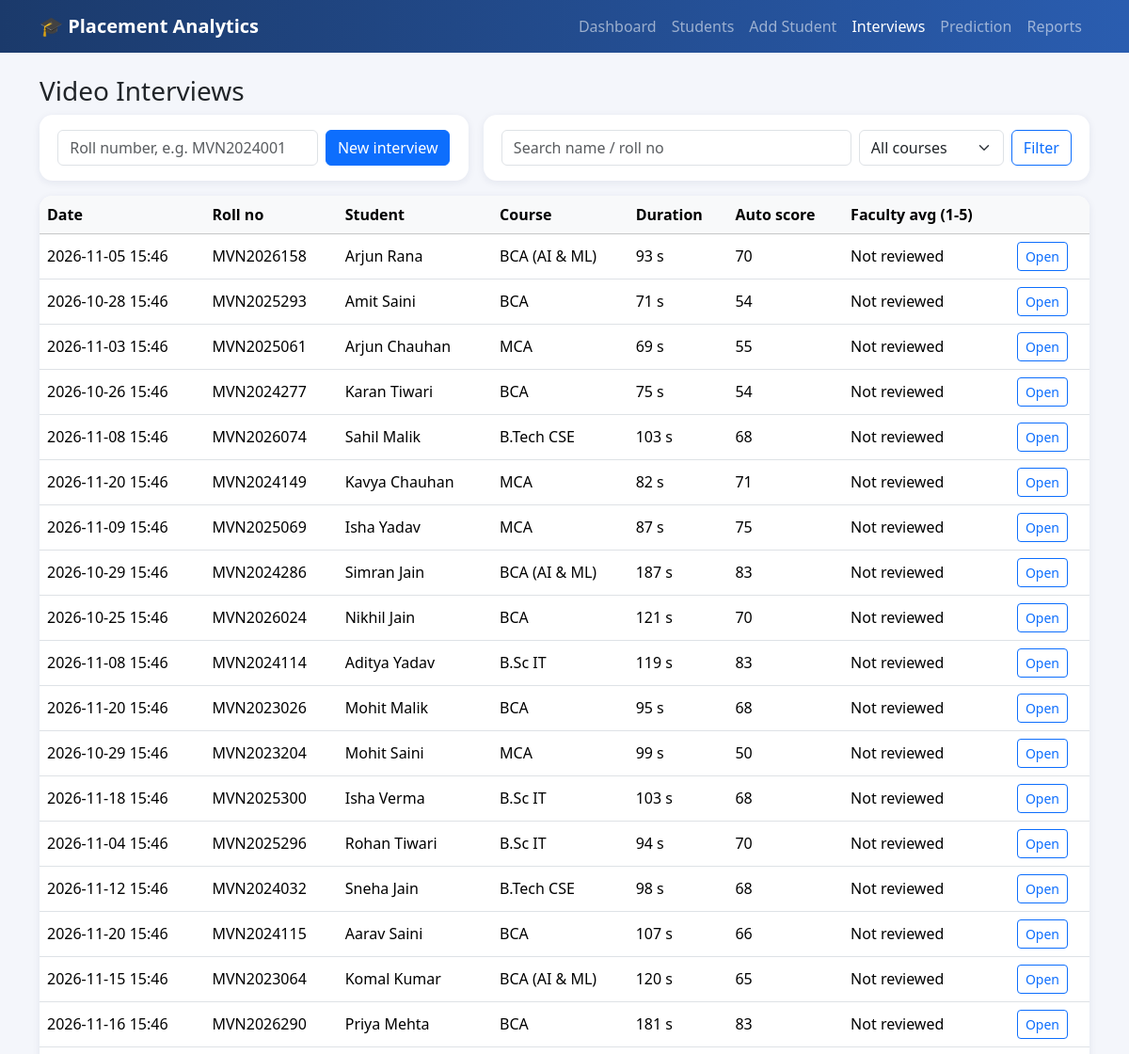
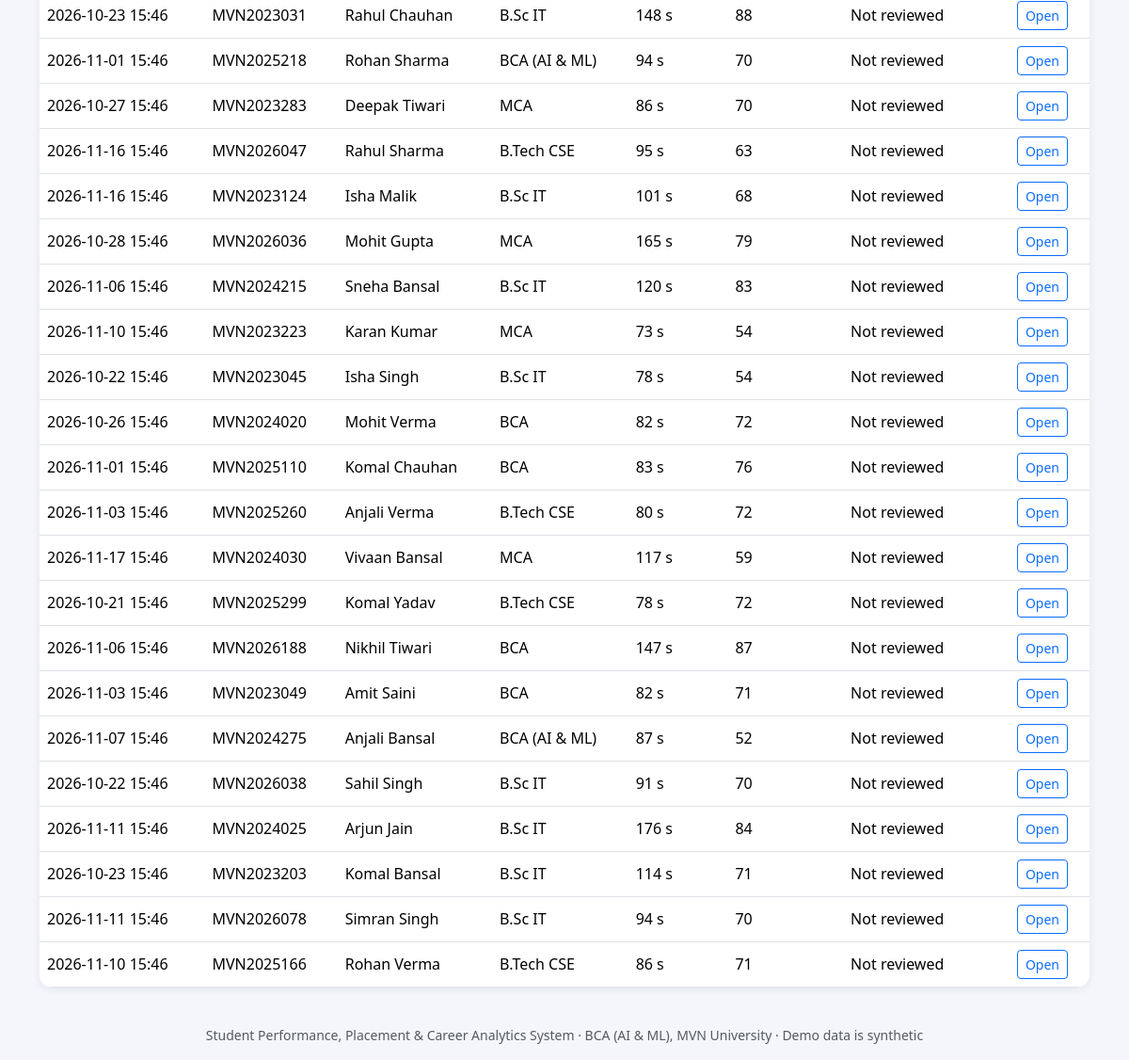
/interviews, run on the app's committed database (2 pictures, top to bottom).
### tables this page shows
CREATE TABLE interviews(
  id INTEGER PRIMARY KEY AUTOINCREMENT,
  student_id INTEGER NOT NULL REFERENCES students(id) ON DELETE CASCADE,
  created_at TEXT NOT NULL, video_file TEXT, duration_sec REAL DEFAULT 0, speech_used INTEGER DEFAULT 0,
  word_count INTEGER, wpm REAL, filler_count INTEGER,
  fluency_score REAL, pace_score REAL, content_score REAL, vocab_score REAL, technical_score REAL, auto_score REAL,
  insights TEXT,
  fac_comm INTEGER, fac_tech INTEGER, fac_conf INTEGER, fac_overall INTEGER, fac_comments TEXT);

CREATE TABLE students(
  id INTEGER PRIMARY KEY AUTOINCREMENT,
  roll_no TEXT UNIQUE NOT NULL, name TEXT NOT NULL, gender TEXT,
  course TEXT NOT NULL, batch INTEGER NOT NULL,
  tenth_pct REAL, twelfth_pct REAL, degree_pct REAL,
  attendance REAL, backlogs INTEGER DEFAULT 0, projects INTEGER DEFAULT 0);

### app.py (the view)
@app.route("/interviews")
def interviews():
    q = request.args.get("q", "").strip(); course = request.args.get("course", "")
    where, params = [], []
    if q:
        where.append("(s.name LIKE ? OR s.roll_no LIKE ?)"); params += [f"%{q}%"] * 2
    if course:
        where.append("s.course=?"); params.append(course)
    w = (" WHERE " + " AND ".join(where)) if where else ""
    conn = get_conn()
    rows = [dict(r) for r in conn.execute(
        "SELECT i.*, s.name, s.roll_no, s.course FROM interviews i JOIN students s ON s.id=i.student_id"
        f"{w} ORDER BY i.id DESC LIMIT 200", params)]
    for r in rows:
        f = [r["fac_comm"], r["fac_tech"], r["fac_conf"], r["fac_overall"]]
        r["fac_avg"] = round(sum(f) / 4, 1) if all(x is not None for x in f) else None
    courses, _ = filter_options(conn); conn.close()
    return render_template("interviews.html", rows=rows, courses=courses, q=q, course=course)

### app.py (called while the page is built)
def filter_options(conn):
    courses = [r[0] for r in conn.execute("SELECT DISTINCT course FROM students ORDER BY course")]
    batches = [r[0] for r in conn.execute("SELECT DISTINCT batch FROM students ORDER BY batch")]
    return courses, batches

### common.py (called while the page is built)
def get_conn():
    conn = sqlite3.connect(DB_PATH)
    conn.row_factory = sqlite3.Row
    conn.execute("PRAGMA foreign_keys=ON")
    return conn

### templates/interviews.html
{% extends "base.html" %}{% block title %}Interviews{% endblock %}
{% block content %}
<h3>Video Interviews</h3>
<div class="row g-3 mb-3">
 <div class="col-md-5"><form class="panel d-flex gap-2" action="{{ url_for('interview_start') }}" method="get">
  <input class="form-control" name="roll_no" placeholder="Roll number, e.g. MVN2024001" required><button class="btn btn-primary text-nowrap">New interview</button></form></div>
 <div class="col-md-7"><form class="panel d-flex gap-2" method="get">
  <input class="form-control" name="q" placeholder="Search name / roll no" value="{{ q }}">
  <select class="form-select w-auto" name="course"><option value="">All courses</option>{% for c in courses %}<option {{ 'selected' if c==course }}>{{ c }}</option>{% endfor %}</select>
  <button class="btn btn-outline-primary">Filter</button></form></div>
</div>
<div class="panel p-0 table-responsive"><table class="table table-hover align-middle mb-0">
 <thead class="table-light"><tr><th>Date</th><th>Roll no</th><th>Student</th><th>Course</th><th>Duration</th><th>Auto score</th><th>Faculty avg (1-5)</th><th></th></tr></thead><tbody>
 {% for r in rows %}<tr><td>{{ r.created_at }}</td><td>{{ r.roll_no }}</td><td>{{ r.name }}</td><td>{{ r.course }}</td><td>{{ r.duration_sec|round(0)|int }} s</td>
  <td>{{ r.auto_score|round(0)|int }}</td><td>{{ r.fac_avg if r.fac_avg is not none else 'Not reviewed' }}</td>
  <td><a class="btn btn-sm btn-outline-primary" href="{{ url_for('interview_review', iid=r.id) }}">Open</a></td></tr>
 {% else %}<tr><td colspan="8" class="text-center text-muted py-4">No interviews yet. Enter a roll number above to record the first one.</td></tr>{% endfor %}
</tbody></table></div>
{% endblock %}

### static/style.css (style rules this page uses)
body { background:#f4f6fb }
.panel { background:#fff;border-radius:14px;box-shadow:0 2px 8px rgba(20,40,90,.08);padding:1rem 1.2rem }

### data on the page
interviews: created_at "2026-11-05 15:46", roll_no "MVN2026158", name "Arjun Rana", course "BCA (AI & ML)", duration_sec "93", auto_score "70", fac_avg "Not reviewed"
interviews: created_at "2026-10-28 15:46", roll_no "MVN2025293", name "Amit Saini", course "BCA", duration_sec "71", auto_score "54", fac_avg "Not reviewed"
interviews: created_at "2026-11-03 15:46", roll_no "MVN2025061", name "Arjun Chauhan", course "MCA", duration_sec "69", auto_score "55", fac_avg "Not reviewed"
interviews: created_at "2026-10-26 15:46", roll_no "MVN2024277", name "Karan Tiwari", course "BCA", duration_sec "75", auto_score "54", fac_avg "Not reviewed"
interviews: created_at "2026-11-08 15:46", roll_no "MVN2026074", name "Sahil Malik", course "B.Tech CSE", duration_sec "103", auto_score "68", fac_avg "Not reviewed"
interviews: created_at "2026-11-20 15:46", roll_no "MVN2024149", name "Kavya Chauhan", course "MCA", duration_sec "82", auto_score "71", fac_avg "Not reviewed"
interviews: created_at "2026-11-09 15:46", roll_no "MVN2025069", name "Isha Yadav", course "MCA", duration_sec "87", auto_score "75", fac_avg "Not reviewed"
interviews: created_at "2026-10-29 15:46", roll_no "MVN2024286", name "Simran Jain", course "BCA (AI & ML)", duration_sec "187", auto_score "83", fac_avg "Not reviewed"
interviews: created_at "2026-10-25 15:46", roll_no "MVN2026024", name "Nikhil Jain", course "BCA", duration_sec "121", auto_score "70", fac_avg "Not reviewed"
interviews: created_at "2026-11-08 15:46", roll_no "MVN2024114", name "Aditya Yadav", course "B.Sc IT", duration_sec "119", auto_score "83", fac_avg "Not reviewed"
interviews: created_at "2026-11-20 15:46", roll_no "MVN2023026", name "Mohit Malik", course "BCA", duration_sec "95", auto_score "68", fac_avg "Not reviewed"
interviews: created_at "2026-10-29 15:46", roll_no "MVN2023204", name "Mohit Saini", course "MCA", duration_sec "99", auto_score "50", fac_avg "Not reviewed"
interviews: created_at "2026-11-18 15:46", roll_no "MVN2025300", name "Isha Verma", course "B.Sc IT", duration_sec "103", auto_score "68", fac_avg "Not reviewed"
interviews: created_at "2026-11-04 15:46", roll_no "MVN2025296", name "Rohan Tiwari", course "B.Sc IT", duration_sec "94", auto_score "70", fac_avg "Not reviewed"
interviews: created_at "2026-11-12 15:46", roll_no "MVN2024032", name "Sneha Jain", course "B.Tech CSE", duration_sec "98", auto_score "68", fac_avg "Not reviewed"
interviews: created_at "2026-11-20 15:46", roll_no "MVN2024115", name "Aarav Saini", course "BCA", duration_sec "107", auto_score "66", fac_avg "Not reviewed"
interviews: created_at "2026-11-15 15:46", roll_no "MVN2023064", name "Komal Kumar", course "BCA (AI & ML)", duration_sec "120", auto_score "65", fac_avg "Not reviewed"
interviews: created_at "2026-11-16 15:46", roll_no "MVN2026290", name "Priya Mehta", course "BCA", duration_sec "181", auto_score "83", fac_avg "Not reviewed"
interviews: created_at "2026-10-23 15:46", roll_no "MVN2023031", name "Rahul Chauhan", course "B.Sc IT", duration_sec "148", auto_score "88", fac_avg "Not reviewed"
interviews: created_at "2026-11-01 15:46", roll_no "MVN2025218", name "Rohan Sharma", course "BCA (AI & ML)", duration_sec "94", auto_score "70", fac_avg "Not reviewed"
interviews: created_at "2026-10-27 15:46", roll_no "MVN2023283", name "Deepak Tiwari", course "MCA", duration_sec "86", auto_score "70", fac_avg "Not reviewed"
interviews: created_at "2026-11-16 15:46", roll_no "MVN2026047", name "Rahul Sharma", course "B.Tech CSE", duration_sec "95", auto_score "63", fac_avg "Not reviewed"
interviews: created_at "2026-11-16 15:46", roll_no "MVN2023124", name "Isha Malik", course "B.Sc IT", duration_sec "101", auto_score "68", fac_avg "Not reviewed"
interviews: created_at "2026-10-28 15:46", roll_no "MVN2026036", name "Mohit Gupta", course "MCA", duration_sec "165", auto_score "79", fac_avg "Not reviewed"
interviews: created_at "2026-11-06 15:46", roll_no "MVN2024215", name "Sneha Bansal", course "B.Sc IT", duration_sec "120", auto_score "83", fac_avg "Not reviewed"
interviews: created_at "2026-11-10 15:46", roll_no "MVN2023223", name "Karan Kumar", course "MCA", duration_sec "73", auto_score "54", fac_avg "Not reviewed"
interviews: created_at "2026-10-22 15:46", roll_no "MVN2023045", name "Isha Singh", course "B.Sc IT", duration_sec "78", auto_score "54", fac_avg "Not reviewed"
interviews: created_at "2026-10-26 15:46", roll_no "MVN2024020", name "Mohit Verma", course "BCA", duration_sec "82", auto_score "72", fac_avg "Not reviewed"
interviews: created_at "2026-11-01 15:46", roll_no "MVN2025110", name "Komal Chauhan", course "BCA", duration_sec "83", auto_score "76", fac_avg "Not reviewed"
interviews: created_at "2026-11-03 15:46", roll_no "MVN2025260", name "Anjali Verma", course "B.Tech CSE", duration_sec "80", auto_score "72", fac_avg "Not reviewed"
interviews: created_at "2026-11-17 15:46", roll_no "MVN2024030", name "Vivaan Bansal", course "MCA", duration_sec "117", auto_score "59", fac_avg "Not reviewed"
interviews: created_at "2026-10-21 15:46", roll_no "MVN2025299", name "Komal Yadav", course "B.Tech CSE", duration_sec "78", auto_score "72", fac_avg "Not reviewed"
interviews: created_at "2026-11-06 15:46", roll_no "MVN2026188", name "Nikhil Tiwari", course "BCA", duration_sec "147", auto_score "87", fac_avg "Not reviewed"
interviews: created_at "2026-11-03 15:46", roll_no "MVN2023049", name "Amit Saini", course "BCA", duration_sec "82", auto_score "71", fac_avg "Not reviewed"
interviews: created_at "2026-11-07 15:46", roll_no "MVN2024275", name "Anjali Bansal", course "BCA (AI & ML)", duration_sec "87", auto_score "52", fac_avg "Not reviewed"
interviews: created_at "2026-10-22 15:46", roll_no "MVN2026038", name "Sahil Singh", course "B.Sc IT", duration_sec "91", auto_score "70", fac_avg "Not reviewed"
interviews: created_at "2026-11-11 15:46", roll_no "MVN2024025", name "Arjun Jain", course "B.Sc IT", duration_sec "176", auto_score "84", fac_avg "Not reviewed"
interviews: created_at "2026-10-23 15:46", roll_no "MVN2023203", name "Komal Bansal", course "B.Sc IT", duration_sec "114", auto_score "71", fac_avg "Not reviewed"
interviews: created_at "2026-11-11 15:46", roll_no "MVN2026078", name "Simran Singh", course "B.Sc IT", duration_sec "94", auto_score "70", fac_avg "Not reviewed"
interviews: created_at "2026-11-10 15:46", roll_no "MVN2025166", name "Rohan Verma", course "B.Tech CSE", duration_sec "86", auto_score "71", fac_avg "Not reviewed"
